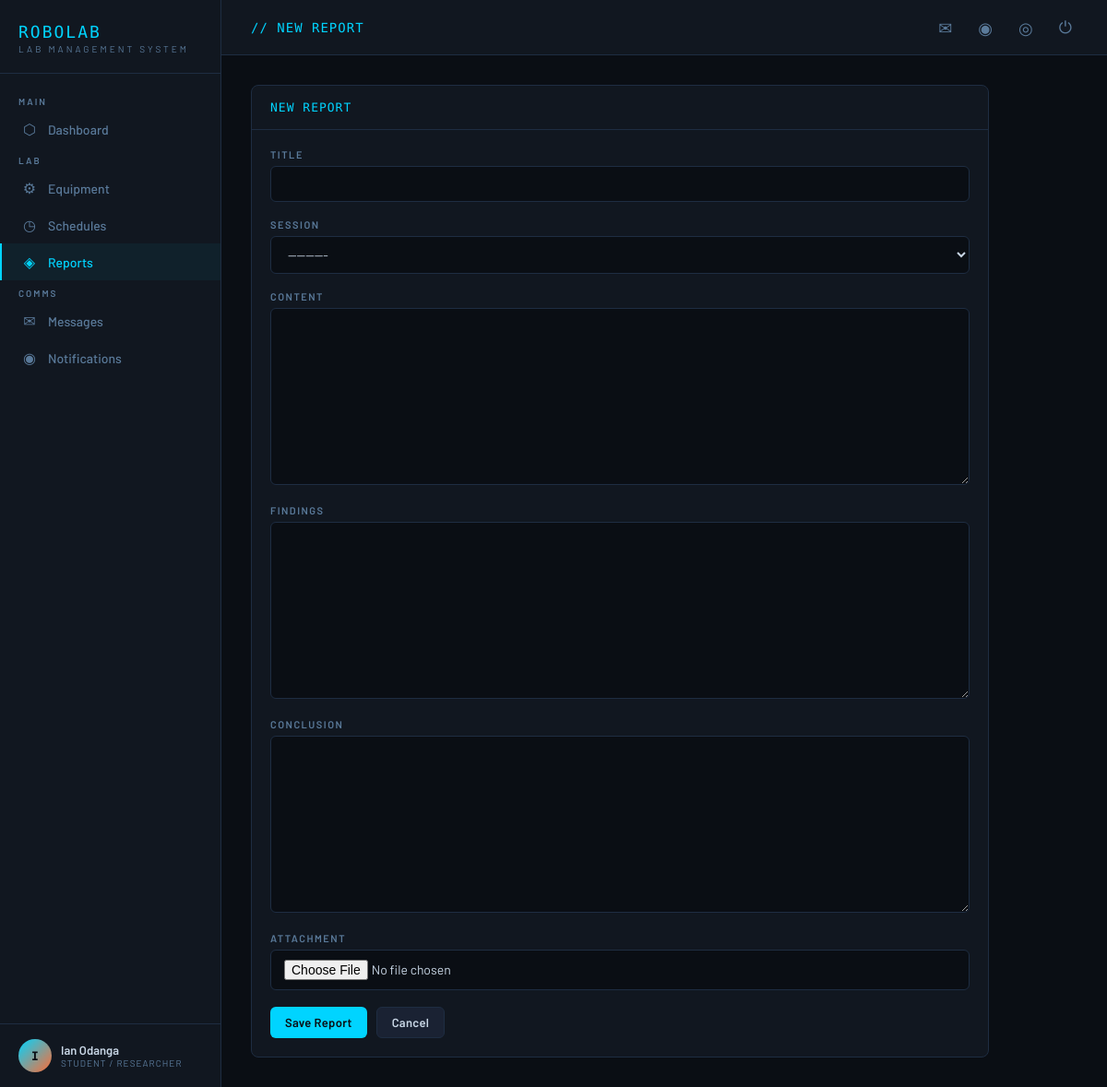
Page /reports/new/ (signed in) on the committed database.
### accounts/models.py (models this page shows, shortened)
class User(AbstractUser):
    ROLE_ADMIN = 'admin'
    ROLE_TECHNICIAN = 'technician'
    ROLE_RESEARCHER = 'researcher'
    ROLE_CHOICES = [
        (ROLE_ADMIN, 'Admin'),
        (ROLE_TECHNICIAN, 'Lab Technician'),
        (ROLE_RESEARCHER, 'Student / Researcher'),
    ]
    role = models.CharField(max_length=20, choices=ROLE_CHOICES, default=ROLE_RESEARCHER)
    phone = models.CharField(max_length=20, blank=True)
    department = models.CharField(max_length=100, blank=True)
    bio = models.TextField(blank=True)
    avatar = models.ImageField(upload_to='avatars/', blank=True, null=True)
    def is_admin(self):
        return self.role == self.ROLE_ADMIN
    def is_technician(self):
        return self.role == self.ROLE_TECHNICIAN

### lab_reports/views.py (the view)
# urls.py: path('new/', views.report_create, name='report_create'),
@login_required
def report_create(request):
    if request.method == 'POST':
        form = LabReportForm(request.POST, request.FILES, user=request.user)
        if form.is_valid():
            report = form.save(commit=False)
            report.author = request.user
            report.save()
            messages.success(request, 'Report created.')
            return redirect('lab_reports:report_detail', pk=report.pk)
    else:
        form = LabReportForm(user=request.user)
    return render(request, 'lab_reports/report_form.html', {'form': form, 'title': 'New Report'})

### lab_reports/forms.py
class LabReportForm(forms.ModelForm):
    class Meta:
        model = LabReport
        fields = ('title', 'session', 'content', 'findings', 'conclusion', 'attachment')
    def __init__(self, *args, **kwargs):
        user = kwargs.pop('user', None)
        super().__init__(*args, **kwargs)
        for f in self.fields.values():
            f.widget.attrs['class'] = 'form-control'
        if user and not (user.is_admin() or user.is_technician()):
            from schedules.models import LabSession
            self.fields['session'].queryset = LabSession.objects.filter(requested_by=user)

### core/context_processors.py (called while the page is built)
def unread_counts(request):
    if request.user.is_authenticated:
        unread_count = Message.objects.filter(recipient=request.user, is_read=False).count()
        unread_notifications = Notification.objects.filter(user=request.user, is_read=False).count()
    else:
        unread_count = 0
        unread_notifications = 0
    return {
        'unread_count': unread_count,
        'unread_notifications': unread_notifications,
    }

### templates/lab_reports/report_form.html (shortened to what this page needs)
{% extends 'base.html' %}
{% block page_title %}// {{ title|upper }}{% endblock %}
{% block content %}
<div style="max-width:800px;">
  <div class="card">
    <div class="card-header"><span class="card-title">{{ title }}</span></div>
    <div class="card-body">
      <form method="post" enctype="multipart/form-data">
        {% for field in form %}
        <div class="form-group">
          <label class="form-label">{{ field.label }}</label>
          {{ field }}
        </div>
        {% endfor %}
        <div style="display:flex;gap:10px;margin-top:8px;">
          <button type="submit" class="btn btn-primary">Save Report</button>
          <a href="{% url 'lab_reports:report_list' %}" class="btn btn-secondary">Cancel</a>
        </div>
      </form>
    </div>
  </div>
</div>
{% endblock %}

### templates/base.html (shortened to what this page needs)
<!DOCTYPE html>
<html lang="en">
<head>
</head>
<body>
{% if user.is_authenticated %}
<aside class="sidebar">
  <div class="sidebar-logo">
    <div class="logo-text">ROBOLAB</div>
    <div class="logo-sub">Lab Management System</div>
  </div>
  <nav class="sidebar-nav">
    <div class="nav-section">Main</div>
    <a href="{% url 'core:dashboard' %}" class="nav-link {% if request.resolver_match.app_name == 'core' %}active{% endif %}">
      <span class="nav-icon">⬡</span> Dashboard
    </a>
    <div class="nav-section">Lab</div>
    <a href="{% url 'inventory:equipment_list' %}" class="nav-link {% if request.resolver_match.app_name == 'inventory' %}active{% endif %}">
      <span class="nav-icon">⚙</span> Equipment
    </a>
    <a href="{% url 'schedules:session_list' %}" class="nav-link {% if request.resolver_match.app_name == 'schedules' %}active{% endif %}">
      <span class="nav-icon">◷</span> Schedules
    </a>
    <a href="{% url 'lab_reports:report_list' %}" class="nav-link {% if request.resolver_match.app_name == 'lab_reports' %}active{% endif %}">
      <span class="nav-icon">◈</span> Reports
    </a>
    <div class="nav-section">Comms</div>
    <a href="{% url 'messaging_app:inbox' %}" class="nav-link {% if request.resolver_match.app_name == 'messaging_app' %}active{% endif %}">
      <span class="nav-icon">✉</span> Messages
    </a>
    <a href="{% url 'messaging_app:notifications' %}" class="nav-link">
      <span class="nav-icon">◉</span> Notifications
    </a>
  </nav>
  <div class="sidebar-user">
    <div class="user-avatar">{{ user.username|first|upper }}</div>
    <div class="user-info">
      <div class="user-name">{{ user.get_full_name|default:user.username }}</div>
      <div class="user-role">{{ user.get_role_display }}</div>
    </div>
  </div>
</aside>
{% endif %}
<div class="main">
  {% if user.is_authenticated %}
  <div class="topbar">
    <div class="page-title">{% block page_title %}DASHBOARD{% endblock %}</div>
    <div class="topbar-actions">
      <a href="{% url 'messaging_app:inbox' %}" class="topbar-btn" title="Messages">
        ✉
      </a>
      <a href="{% url 'messaging_app:notifications' %}" class="topbar-btn" title="Notifications">◉</a>
      <a href="{% url 'accounts:profile' %}" class="topbar-btn" title="Profile">◎</a>
      <a href="{% url 'accounts:logout' %}" class="topbar-btn" title="Logout">⏻</a>
    </div>
  </div>
  {% endif %}
  <div class="content">
    {% block content %}{% endblock %}
  </div>
</div>
</body>
</html>

### templates/base.html (style rules this page uses)
:root { --bg: #0a0e14; --surface: #111720; --surface2: #1a2233; --border: #1e2d42; --accent: #00d4ff; --accent2: #ff6b35; --green: #00ff88; --text: #c8d6e5; --text-dim: #5a7a9a; --danger: #ff4757; --warning: #ffa502; --mono: 'Share Tech Mono', monospace; --sans: 'Barlow', sans-serif; --nav-w: 240px; }
*, *::before, *::after { box-sizing: border-box; margin: 0; padding: 0; }
body { background: var(--bg); color: var(--text); font-family: var(--sans); font-size: 15px; min-height: 100vh; display: flex; }
.sidebar { width: var(--nav-w); background: var(--surface); border-right: 1px solid var(--border); display: flex; flex-direction: column; position: fixed; top: 0; left: 0; bottom: 0; z-index: 100; }
.sidebar-logo { padding: 24px 20px 20px; border-bottom: 1px solid var(--border); }
.logo-text { font-family: var(--mono); font-size: 18px; color: var(--accent); letter-spacing: 2px; }
.logo-sub { font-size: 10px; color: var(--text-dim); letter-spacing: 3px; text-transform: uppercase; margin-top: 2px; }
.sidebar-nav { flex: 1; padding: 16px 0; overflow-y: auto; }
.nav-section { padding: 8px 20px 4px; font-size: 10px; color: var(--text-dim); text-transform: uppercase; letter-spacing: 2px; font-weight: 600; }
.nav-link { display: flex; align-items: center; gap: 10px; padding: 10px 20px; color: var(--text-dim); text-decoration: none; font-size: 14px; font-weight: 500; transition: all 0.15s; border-left: 2px solid transparent; position: relative; }
.nav-link:hover, .nav-link.active { color: var(--accent); background: rgba(0, 212, 255, 0.05); border-left-color: var(--accent); }
.nav-icon { font-size: 16px; width: 20px; text-align: center; }
.sidebar-user { padding: 16px 20px; border-top: 1px solid var(--border); display: flex; align-items: center; gap: 10px; }
.user-avatar { width: 36px; height: 36px; border-radius: 50%; background: linear-gradient(135deg, var(--accent), var(--accent2)); display: flex; align-items: center; justify-content: center; font-family: var(--mono); font-size: 13px; color: var(--bg); font-weight: bold; flex-shrink: 0; }
.user-info { flex: 1; min-width: 0; }
.user-name { font-size: 13px; font-weight: 600; white-space: nowrap; overflow: hidden; text-overflow: ellipsis; }
.user-role { font-size: 10px; color: var(--text-dim); text-transform: uppercase; letter-spacing: 1px; }
.main { margin-left: var(--nav-w); flex: 1; display: flex; flex-direction: column; min-height: 100vh; }
.topbar { background: var(--surface); border-bottom: 1px solid var(--border); padding: 0 32px; height: 60px; display: flex; align-items: center; justify-content: space-between; position: sticky; top: 0; z-index: 50; }
.page-title { font-family: var(--mono); font-size: 14px; color: var(--accent); letter-spacing: 1px; }
.topbar-actions { display: flex; align-items: center; gap: 16px; }
.topbar-btn { background: none; border: none; color: var(--text-dim); cursor: pointer; font-size: 18px; padding: 6px; border-radius: 6px; transition: color 0.15s; text-decoration: none; display: inline-flex; align-items: center; position: relative; }
.content { padding: 32px; flex: 1; }
.card { background: var(--surface); border: 1px solid var(--border); border-radius: 8px; overflow: hidden; }
.card-header { padding: 16px 20px; border-bottom: 1px solid var(--border); display: flex; align-items: center; justify-content: space-between; }
.card-title { font-family: var(--mono); font-size: 13px; color: var(--accent); letter-spacing: 1px; text-transform: uppercase; }
.card-body { padding: 20px; }
.btn { display: inline-flex; align-items: center; gap: 6px; padding: 8px 16px; border-radius: 6px; border: none; font-family: var(--sans); font-size: 13px; font-weight: 600; cursor: pointer; text-decoration: none; transition: all 0.15s; letter-spacing: 0.3px; }
.btn-primary { background: var(--accent); color: var(--bg); }
.btn-secondary { background: var(--surface2); color: var(--text); border: 1px solid var(--border); }
.form-group { margin-bottom: 18px; }
.form-label { display: block; font-size: 11px; text-transform: uppercase; letter-spacing: 1.5px; color: var(--text-dim); margin-bottom: 6px; font-weight: 600; }
.form-control { width: 100%; background: var(--bg); border: 1px solid var(--border); color: var(--text); padding: 10px 14px; border-radius: 6px; font-family: var(--sans); font-size: 14px; transition: border-color 0.15s; }
select.form-control option { background: var(--surface); }
textarea.form-control { min-height: 100px; resize: vertical; }

### rows in the picture
User: username|first "I", get_full_name "Ian Odanga", role "STUDENT / RESEARCHER"

### other values in the picture
{{ title|upper }} "NEW REPORT"
{{ title }} "NEW REPORT"
{{ field.label }} "TITLE" "SESSION" "CONTENT" "FINDINGS" "CONCLUSION" "ATTACHMENT"
